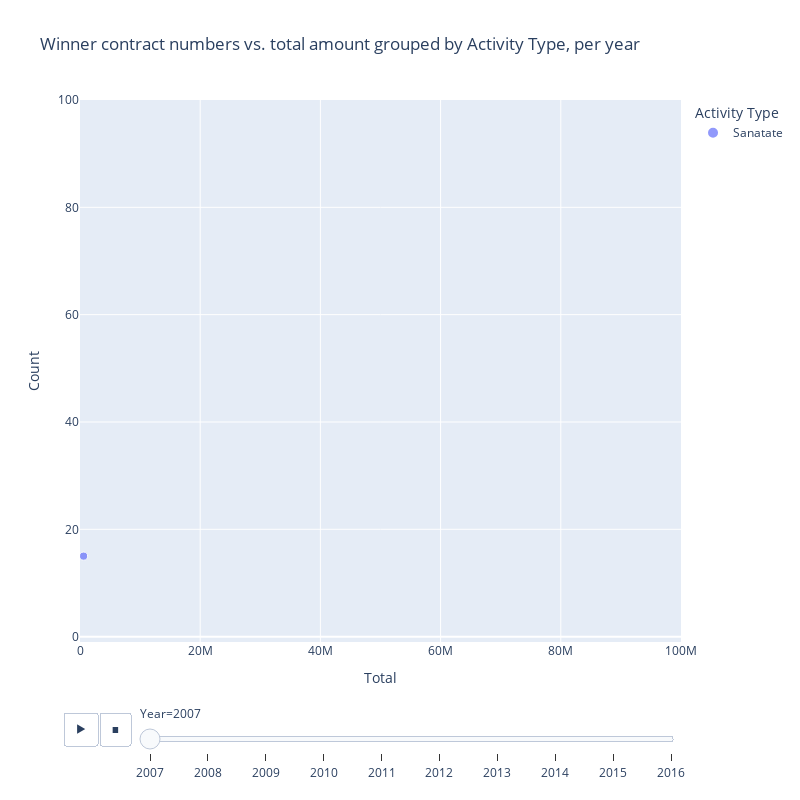

Write notebook code for a chart like this one.
### Code cell
import plotly.express as px
fig = px.scatter(filtered_agg_data_df, x='Total', y='Count', color='Activity Type', size='Total', size_max = 50,
                hover_name='Activity Type', log_x=False, animation_frame='Year',
                 title="Winner contract numbers vs. total amount grouped by Activity Type, per year",
                 animation_group='Activity Type', range_x=[1, 100000000], range_y=[-1, 100],
                width=800, height=800)
fig.show()

### Figure 1 — Plotly figure (JSON) as saved in the notebook; plotly's stock layout.template omitted (floating-point values rounded to 4 significant figures)
{"data": [{"hovertemplate": "<b>%{hovertext}</b><br><br>Activity Type=Sanatate<br>Year=2007<br>Total=%{marker.size}<br>Count=%{y}<extra></extra>", "hovertext": ["Sanatate"], "ids": ["Sanatate"], "legendgroup": "Sanatate", "marker": {"color": "#636efa", "size": [594100.0], "sizemode": "area", "sizeref": 18100.0, "symbol": "circle"}, "mode": "markers", "name": "Sanatate", "orientation": "v", "showlegend": true, "type": "scatter", "x": [594100.0], "xaxis": "x", "y": [15], "yaxis": "y"}], "layout": {"height": 800, "legend": {"itemsizing": "constant", "title": {"text": "Activity Type"}, "tracegroupgap": 0}, "sliders": [{"active": 0, "currentvalue": {"prefix": "Year="}, "len": 0.9, "pad": {"b": 10, "t": 60}, "steps": [{"args": [["2007"], {"frame": {"duration": 0, "redraw": false}, "fromcurrent": true, "mode": "immediate", "transition": {"duration": 0, "easing": "linear"}}], "label": "2007", "method": "animate"}, {"args": [["2008"], {"frame": {"duration": 0, "redraw": false}, "fromcurrent": true, "mode": "immediate", "transition": {"duration": 0, "easing": "linear"}}], "label": "2008", "method": "animate"}, {"args": [["2009"], {"frame": {"duration": 0, "redraw": false}, "fromcurrent": true, "mode": "immediate", "transition": {"duration": 0, "easing": "linear"}}], "label": "2009", "method": "animate"}, {"args": [["2010"], {"frame": {"duration": 0, "redraw": false}, "fromcurrent": true, "mode": "immediate", "transition": {"duration": 0, "easing": "linear"}}], "label": "2010", "method": "animate"}, {"args": [["2011"], {"frame": {"duration": 0, "redraw": false}, "fromcurrent": true, "mode": "immediate", "transition": {"duration": 0, "easing": "linear"}}], "label": "2011", "method": "animate"}, {"args": [["2012"], {"frame": {"duration": 0, "redraw": false}, "fromcurrent": true, "mode": "immediate", "transition": {"duration": 0, "easing": "linear"}}], "label": "2012", "method": "animate"}, {"args": [["2013"], {"frame": {"duration": 0, "redraw": false}, "fromcurrent": true, "mode": "immediate", "transition": {"duration": 0, "easing": "linear"}}], "label": "2013", "method": "animate"}, {"args": [["2014"], {"frame": {"duration": 0, "redraw": false}, "fromcurrent": true, "mode": "immediate", "transition": {"duration": 0, "easing": "linear"}}], "label": "2014", "method": "animate"}, {"args": [["2015"], {"frame": {"duration": 0, "redraw": false}, "fromcurrent": true, "mode": "immediate", "transition": {"duration": 0, "easing": "linear"}}], "label": "2015", "method": "animate"}, {"args": [["2016"], {"frame": {"duration": 0, "redraw": false}, "fromcurrent": true, "mode": "immediate", "transition": {"duration": 0, "easing": "linear"}}], "label": "2016", "method": "animate"}], "x": 0.1, "xanchor": "left", "y": 0, "yanchor": "top"}], "title": {"text": "Winner contract numbers vs. total amount grouped by Activity Type, per year"}, "updatemenus": [{"buttons": [{"args": [null, {"frame": {"duration": 500, "redraw": false}, "fromcurrent": true, "mode": "immediate", "transition": {"duration": 500, "easing": "linear"}}], "label": "&#9654;", "method": "animate"}, {"args": [[null], {"frame": {"duration": 0, "redraw": false}, "fromcurrent": true, "mode": "immediate", "transition": {"duration": 0, "easing": "linear"}}], "label": "&#9724;", "method": "animate"}], "direction": "left", "pad": {"r": 10, "t": 70}, "showactive": false, "type": "buttons", "x": 0.1, "xanchor": "right", "y": 0, "yanchor": "top"}], "width": 800, "xaxis": {"anchor": "y", "domain": [0.0, 1.0], "range": [1, 100000000], "title": {"text": "Total"}}, "yaxis": {"anchor": "x", "domain": [0.0, 1.0], "range": [-1, 100], "title": {"text": "Count"}}}}
